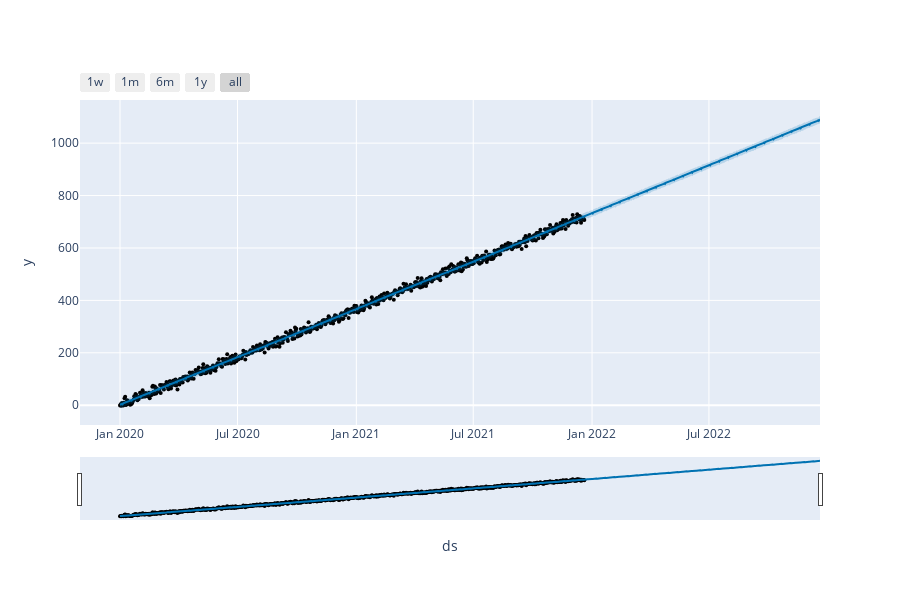

The notebook cell this image was saved under:
### Markdown cell above
## Plot

### Code cell
plot_plotly(m, forecast)

### Figure 1 — Plotly figure (JSON) as saved in the notebook; plotly's stock layout.template omitted (floating-point values rounded to 4 significant figures; data arrays with more than 128 entries replaced by an {"elided": "..."} marker saying what was removed)
{"data": [{"marker": {"color": "black", "size": 4}, "mode": "markers", "name": "Actual", "type": "scatter", "x": {"elided": "720 str values"}, "y": {"elided": "720 float values"}}, {"hoverinfo": "skip", "line": {"width": 0}, "mode": "lines", "type": "scatter", "x": {"elided": "1085 str values"}, "y": {"elided": "1085 float values"}}, {"fill": "tonexty", "fillcolor": "rgba(0, 114, 178, 0.2)", "line": {"color": "#0072B2", "width": 2}, "mode": "lines", "name": "Predicted", "type": "scatter", "x": {"elided": "1085 str values"}, "y": {"elided": "1085 float values"}}, {"fill": "tonexty", "fillcolor": "rgba(0, 114, 178, 0.2)", "hoverinfo": "skip", "line": {"width": 0}, "mode": "lines", "type": "scatter", "x": {"elided": "1085 str values"}, "y": {"elided": "1085 float values"}}], "layout": {"height": 600, "showlegend": false, "width": 900, "xaxis": {"rangeselector": {"buttons": [{"count": 7, "label": "1w", "step": "day", "stepmode": "backward"}, {"count": 1, "label": "1m", "step": "month", "stepmode": "backward"}, {"count": 6, "label": "6m", "step": "month", "stepmode": "backward"}, {"count": 1, "label": "1y", "step": "year", "stepmode": "backward"}, {"step": "all"}]}, "rangeslider": {"visible": true}, "title": {"text": "ds"}, "type": "date"}, "yaxis": {"title": {"text": "y"}}}}
